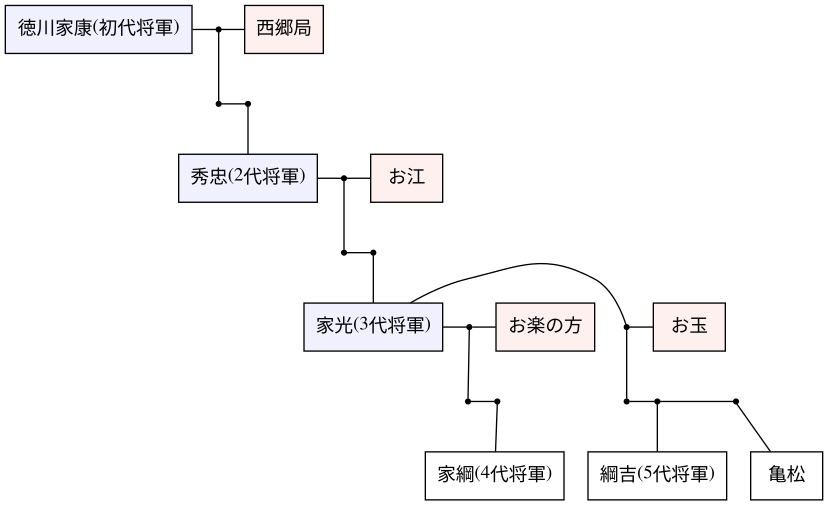

Generate this figure with Python:
import json, graphviz, sys

# JSONデータを読み込む --- (※1)
json_file = 'family-tokugawa.json'
if len(sys.argv) >= 2:
    json_file = sys.argv[1]
with open(json_file, encoding='utf-8') as fp:
    family = json.load(fp)

# グラフを作成 --- (※2)
g = graphviz.Graph('family', format='svg', filename=json_file+'_out')
g.attr('node', shape='box', dir='none')
g.attr(rankdir='TB') # 上下に並べる

# 一世代ずつノードをつなげる --- (※3)
for f in family:
    # 親の処理 --- (※4)
    g.attr(rankdir='TB')
    fa = f['parents'][0]
    mo = f['parents'][1] if len(f['parents']) >= 2 else '☆'
    pp = fa + '_' + mo
    with g.subgraph() as sg:
        sg.graph_attr['rank'] = 'same'
        # 「父 → 接続ポイント → 母」のノードを作る --- (※5)
        sg.node(fa, style='filled', fillcolor='#f0f0ff')
        sg.node(mo, style='filled', fillcolor='#fff0f0')
        sg.node(pp, shape='point')
        sg.edge(fa, pp, dir='none')
        sg.edge(pp, mo, dir='none')
    # 子と親をつなげる接続ポイントの処理 --- (※6)
    if len(f['children']) > 0:
        pc = pp + '_pc'
        g.node(pc, shape='point')
        g.edge(pp, pc, dir='none')
        # 子供たちの処理 --- (※7)
        for c in f['children']:
            g.node(c)
            g.edge(pc, c, dir='none')

# 出力と表示 -- (※8)
g.view()
